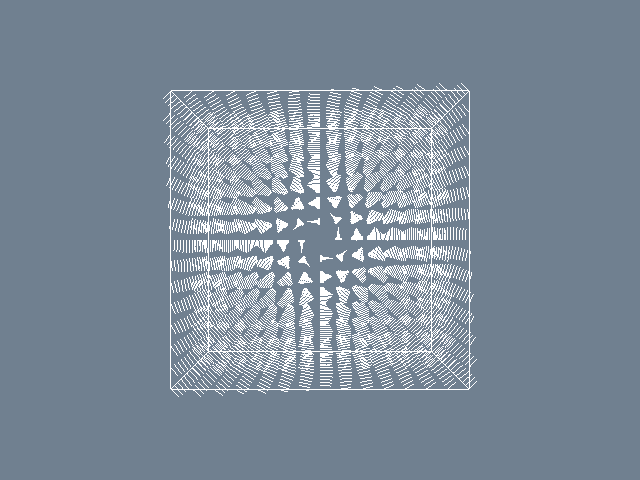

Write Python code to recreate this figure.
#!/usr/bin/env python

# Visualize a procedural vector field as a hedgehog plot on a structured grid.

import math

# Factory overrides: importing these modules registers the OpenGL rendering
# and interaction style implementations for vtkRenderingCore factory classes.
import vtkmodules.vtkInteractionStyle  # noqa: F401
import vtkmodules.vtkRenderingOpenGL2  # noqa: F401

# VTK pipeline classes used in this example
from vtkmodules.vtkCommonCore import vtkFloatArray, vtkPoints
from vtkmodules.vtkCommonDataModel import vtkStructuredGrid
from vtkmodules.vtkFiltersCore import vtkHedgeHog
from vtkmodules.vtkFiltersModeling import vtkOutlineFilter
from vtkmodules.vtkRenderingCore import (
    vtkActor,
    vtkPolyDataMapper,
    vtkRenderWindow,
    vtkRenderWindowInteractor,
    vtkRenderer,
)

# Colors (normalized RGB)
slate_gray = (0.439, 0.502, 0.565)
white = (1.0, 1.0, 1.0)

# Source: build a 15x15x15 structured grid with a swirling vector field
nx, ny, nz = 15, 15, 15

points = vtkPoints()
vectors = vtkFloatArray()
vectors.SetNumberOfComponents(3)
vectors.SetName("Vectors")

for k in range(nz):
    for j in range(ny):
        for i in range(nx):
            x = i / (nx - 1.0) * 2.0 - 1.0
            y = j / (ny - 1.0) * 2.0 - 1.0
            z = k / (nz - 1.0) * 2.0 - 1.0
            points.InsertNextPoint(x, y, z)
            r = math.sqrt(x * x + y * y + z * z) + 1e-10
            vx = -y / r
            vy = x / r
            vz = 0.5 * math.sin(math.pi * z)
            vectors.InsertNextTuple3(vx, vy, vz)

sg = vtkStructuredGrid()
sg.SetDimensions(nx, ny, nz)
sg.SetPoints(points)
sg.GetPointData().SetVectors(vectors)

# Filter: hedgehog glyph — draws a line segment at each point along the vector
hedgehog = vtkHedgeHog()
hedgehog.SetInputData(sg)
hedgehog.SetScaleFactor(0.1)

hedgehog_mapper = vtkPolyDataMapper()
hedgehog_mapper.SetInputConnection(hedgehog.GetOutputPort())

hedgehog_actor = vtkActor()
hedgehog_actor.SetMapper(hedgehog_mapper)

# Filter: outline around the grid
outline = vtkOutlineFilter()
outline.SetInputData(sg)

outline_mapper = vtkPolyDataMapper()
outline_mapper.SetInputConnection(outline.GetOutputPort())

outline_actor = vtkActor()
outline_actor.SetMapper(outline_mapper)
outline_actor.GetProperty().SetColor(white)

# Renderer: assemble the scene
renderer = vtkRenderer()
renderer.AddActor(hedgehog_actor)
renderer.AddActor(outline_actor)
renderer.SetBackground(slate_gray)

# Window: display the rendered scene
render_window = vtkRenderWindow()
render_window.AddRenderer(renderer)
render_window.SetWindowName("hedgehog")
render_window.SetMultiSamples(0)
render_window.SetSize(640, 480)

# Interactor: handle mouse and keyboard events
render_window_interactor = vtkRenderWindowInteractor()
render_window_interactor.SetRenderWindow(render_window)

# Launch the interactive visualization
render_window_interactor.Initialize()
render_window_interactor.Start()
